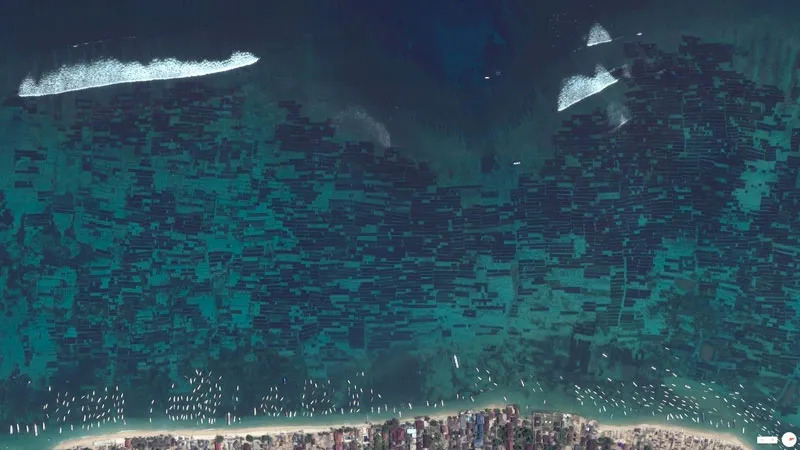
#> input picture Satellites/seaweed_indo.jpg, 800 x 450 px
$ jupyter execute --allow-errors analysis.ipynb
#> lines starting #> are read from the running program, lines starting #| are printed output that depends on the picture; after the words box and inside, x2 and y2 are one past the last pixel; in counts of white or black regions, pixels touching at a corner belong together
[cell 1]
from sentinelhub import SHConfig, BBox, CRS, DataCollection, bbox_to_dimensions, SentinelHubRequest, MimeType
from datetime import datetime, timedelta
import matplotlib.pyplot as plt
#from IPython.display import Image
import cv2
import numpy as np
import json
import requests
from PIL import Image
import io

[cell 2]
def get_access_token(client_id, client_secret):
    url = "https://services.sentinel-hub.com/oauth/token"
    payload = {
        'client_id': client_id,
        'client_secret': client_secret,
        'grant_type': 'client_credentials'
    }
    headers = {
        'Content-Type': 'application/x-www-form-urlencoded'
    }

    response = requests.post(url, data=payload, headers=headers)

    if response.ok:
        return response.json().get('access_token')
    else:
        raise Exception(f"Error obtaining token: {response.text}")


# [57 lines left out: function fetch_image, not called in this run]


client_id = '9a5c8df7-077a-4d3c-8705-65c9019d75ed'
client_secret = '7yq74fjN7uIe0lq9cIuUcmQrwdfQBkVR'
#> (the rest of this cell did not finish here and is left out)

#> (a cell that did not finish here is left out)

[cell 4]
# Function to perform linear stretch of the image
# [14 lines left out: functions linear_stretch, adjust_gamma, not called in this run]

# Assuming 'image_cv2' is your OpenCV image loaded from the Sentinel Hub
# First, apply a linear stretch
#> (the rest of this cell did not finish here and is left out)

[cell 5]
img_path = 'seaweed_indo.jpg'
img = cv2.imread(img_path)
#> img is the input picture: shape (450, 800, 3); mean B, G, R 90.2, 76.6, 45.9

# OpenCV reads images in BGR format by default. If your image is in RGB, convert it to BGR
img_rgb = cv2.cvtColor(img, cv2.COLOR_RGB2BGR)

# Convert the image from BGR to HSV
img_hsv = cv2.cvtColor(img, cv2.COLOR_BGR2HSV)
#> img_hsv: shape (450, 800, 3); mean H, S, V 98.9, 132.6, 90.9

# Convert the image to grayscale
img_gray = cv2.cvtColor(img, cv2.COLOR_BGR2GRAY)
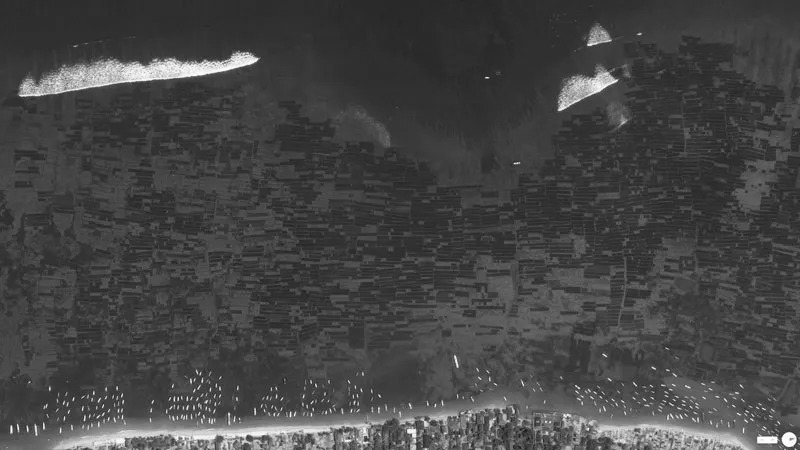
#> img_gray: shape (450, 800); min 16, max 255, mean 69

# Segmentation by HSV color differentiation

[cell 6]
# Function to perform color-based segmentation with given HSV thresholds
def segment_hsv(image_hsv, lower_bound, upper_bound):
    mask = cv2.inRange(image_hsv, lower_bound, upper_bound)
    return cv2.bitwise_and(img, img, mask=mask)

# Generate a range of thresholds for hue, with fixed saturation and value ranges
# We'll iterate over a range of hue values since hue represents the color tone
hue_ranges = range(75, 100, 2)  # Hue values from 10 to 170 with a step of 20
sat_val = (50, 255)  # Saturation from 50 to 255 and value from 50 to 255

# List to store the resulting segmented images
segmented_images = []

# Iterate over the hue range to create and apply different thresholds
for h in hue_ranges:
    lower_hsv = np.array([h, sat_val[0], sat_val[0]])
    upper_hsv = np.array([h + 20, sat_val[1], sat_val[1]])  # A range of 20 for the hue
    segmented_img = segment_hsv(img_hsv, lower_hsv, upper_hsv)
    segmented_images.append(segmented_img)
#> this loop made 13 passes
#> pass 1, in segment_hsv, `mask = cv2.inRange(image_hsv, lower_bound, upper_bound)`:
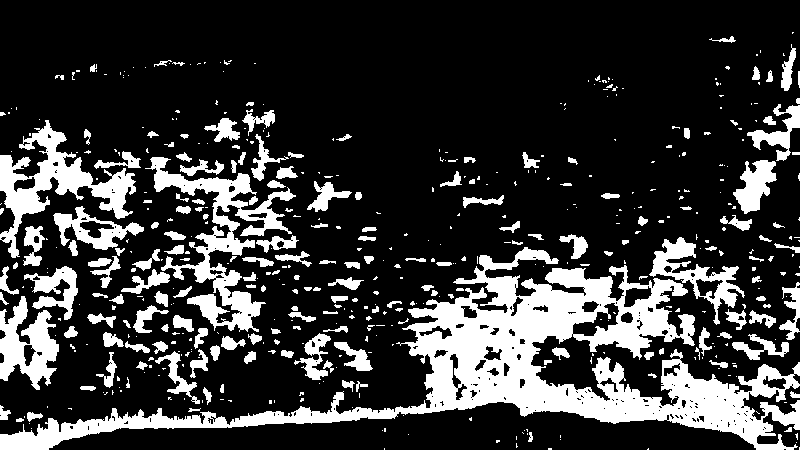
#> mask: shape (450, 800); 22% white; 515 white regions (336 under 20 px), largest, box (x1, y1, x2, y2) and area: (0, 247, 800, 450) 36612, (145, 157, 296, 332) 6697, (0, 120, 136, 258) 5377
#> pass 2, in segment_hsv (call 2), `mask = cv2.inRange(image_hsv, lower_bound, upper_bound)`:
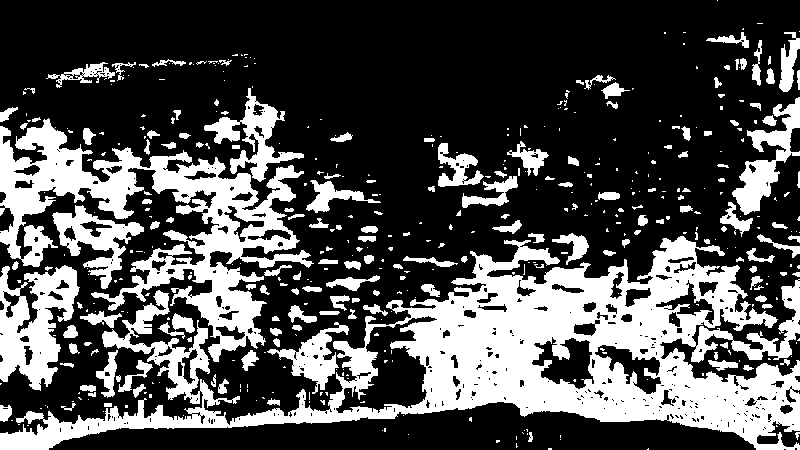
#> mask: shape (450, 800); 31% white; 467 white regions (299 under 20 px), largest, box (x1, y1, x2, y2) and area: (0, 236, 800, 450) 56201, (0, 118, 314, 362) 22313, (0, 265, 80, 391) 5601
#> after the loop, segmented_images = 13 items

# Calculate the number of rows and columns required to display all images
num_images = len(segmented_images)
#> num_images = 13
num_columns = 4
num_rows = num_images // num_columns + (num_images % num_columns > 0)
#> num_rows = 4

# Display the segmented images
plt.figure(figsize=(20, 5 * num_rows))  # Adjust the figure size accordingly
for i, segmented_img in enumerate(segmented_images):
    plt.subplot(num_rows, num_columns, i + 1)  # Dynamic subplot indexing
    plt.imshow(cv2.cvtColor(segmented_img, cv2.COLOR_BGR2RGB))
    plt.title(f'Hue range: {hue_ranges[i]}-{hue_ranges[i] + 2}')
    plt.axis('off')

plt.tight_layout()
plt.show()
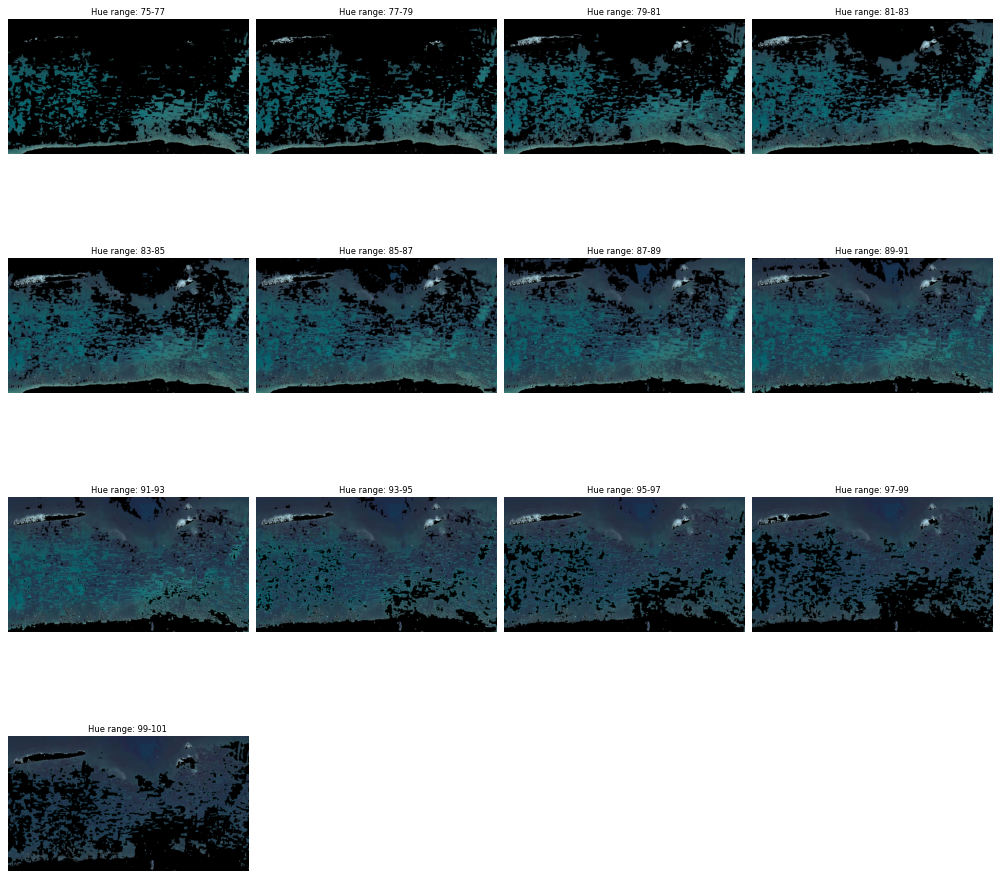
#> figure drawn by matplotlib, 13 panels

# Image Segmentation by grayscale

Results can be seen below, this analysis is great for identifying ROI's where seaweed is present

[cell 7]
# Define a range of thresholds to apply to the grayscale image
# Using 25 as a step for threshold values, ranging from 0 to 225
gray_thresholds = range(50, 70, 2)

# List to store the resulting thresholded images
gray_thresholded_images = []

# Apply each threshold to the grayscale image
for thresh_value in gray_thresholds:
    _, thresholded_img = cv2.threshold(img_gray, thresh_value, 255, cv2.THRESH_BINARY)
    gray_thresholded_images.append(thresholded_img)
#> this loop made 10 passes
#> pass 1, `_, thresholded_img = cv2.threshold(img_gray, thresh_value, 255, cv2.TH..`:
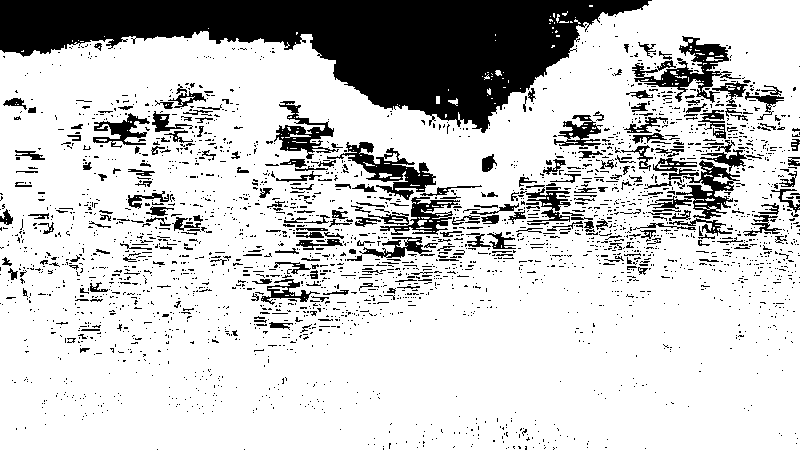
#> thresholded_img: shape (450, 800); 79.1% white; 2705 black regions (2438 under 20 px), largest, box (x1, y1, x2, y2) and area: (0, 0, 652, 133) 39313, (632, 36, 732, 103) 2084, (327, 142, 436, 200) 1969
#> pass 2, `_, thresholded_img = cv2.threshold(img_gray, thresh_value, 255, cv2.TH..`:
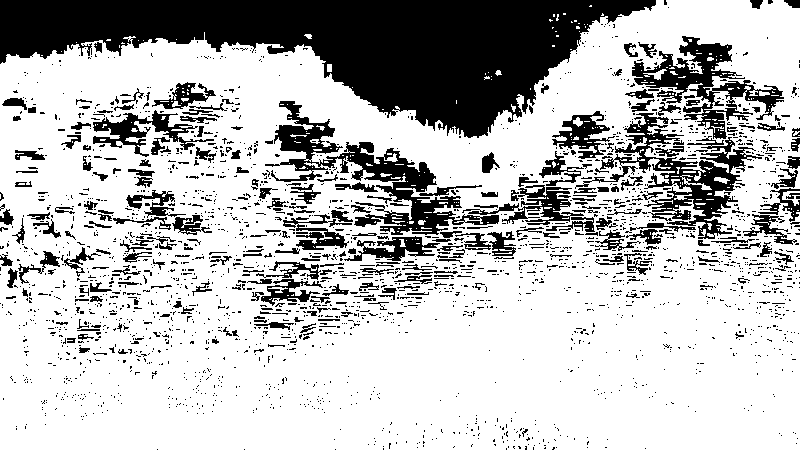
#> thresholded_img: shape (450, 800); 73.7% white; 2425 black regions (2155 under 20 px), largest, box (x1, y1, x2, y2) and area: (0, 0, 656, 138) 43218, (265, 101, 499, 235) 6902, (575, 113, 762, 239) 5605
#> pass 3, `_, thresholded_img = cv2.threshold(img_gray, thresh_value, 255, cv2.TH..`:
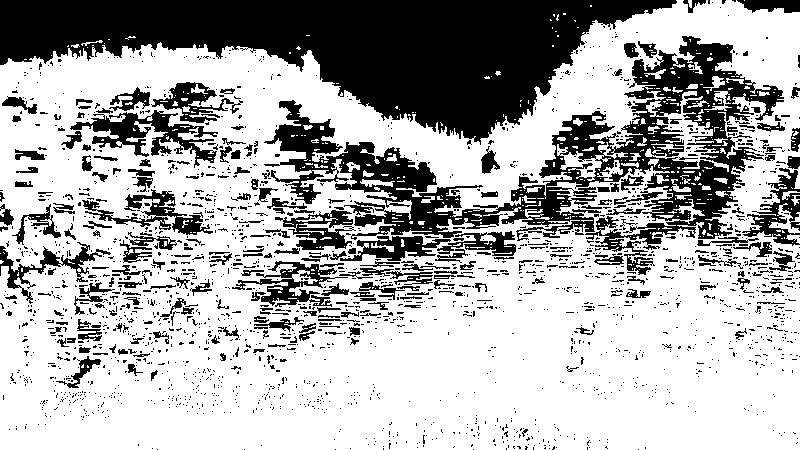
#> thresholded_img: shape (450, 800); 68.2% white; 2184 black regions (1932 under 20 px), largest, box (x1, y1, x2, y2) and area: (0, 0, 677, 145) 47047, (264, 36, 784, 275) 29490, (70, 110, 218, 168) 2820
#> after the loop, gray_thresholded_images = 10 items

# Calculate the number of rows and columns required to display all images
num_images = len(gray_thresholded_images)
#> num_images = 10
num_columns = 4
num_rows = num_images // num_columns + (num_images % num_columns > 0)
#> num_rows = 3

# Display the thresholded grayscale images
plt.figure(figsize=(20, 5 * num_rows))
for i, thresholded_img in enumerate(gray_thresholded_images):
    plt.subplot(num_rows, num_columns, i + 1)
    plt.imshow(thresholded_img, cmap='gray')
    plt.title(f'Grayscale Threshold: {gray_thresholds[i]}')
    plt.axis('off')

plt.tight_layout()
plt.show()
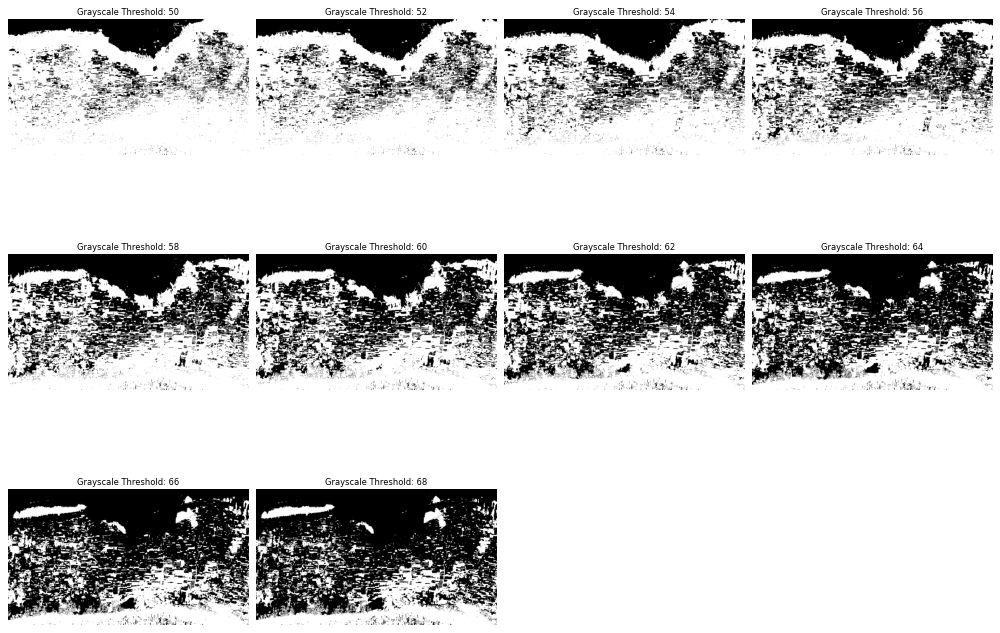
#> figure drawn by matplotlib, 10 panels
